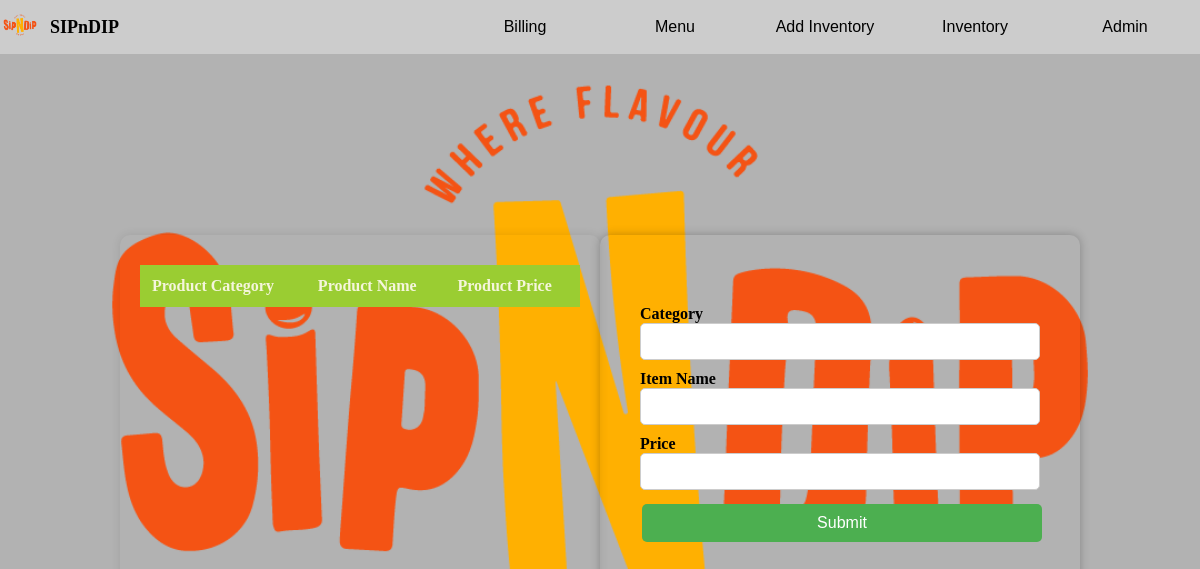
Before: /update_menu (signed in) with the older database file.
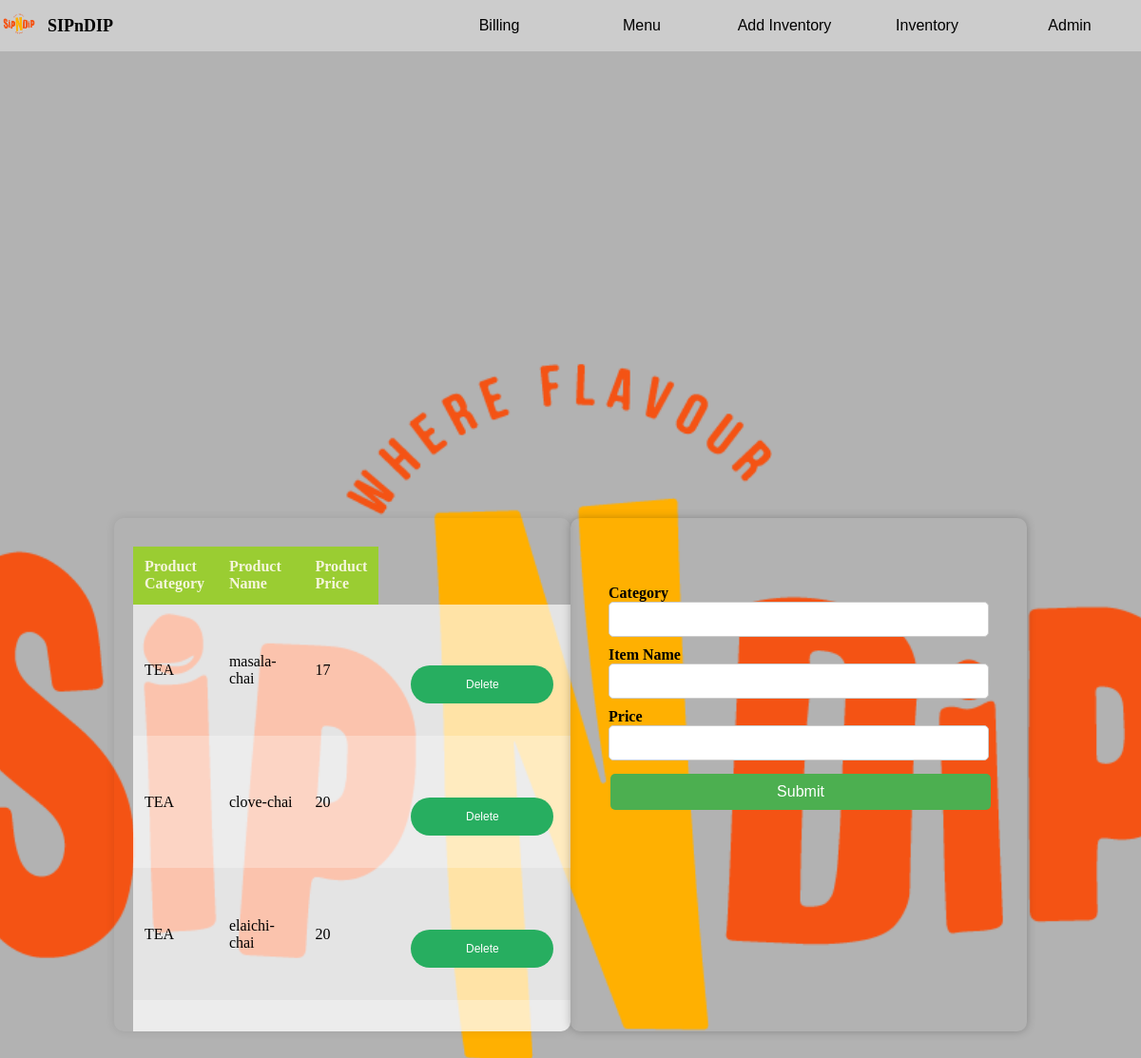
After: the same page with the newer database file.
### main.py (models this page shows, shortened)
class Menu(db.Model):
    id = db.Column(db.Integer, primary_key=True)
    product_category = db.Column(db.String(100))
    product_name = db.Column(db.String(100), unique=True)
    product_rate = db.Column(db.Integer)

### main.py (the view, shortened to what this page needs)
@app.route('/update_menu', methods=['POST', 'GET'])
@login_required
def update_menu():
    form = UpdateMenu()
    menu = Menu.query.all()
    return render_template('updatemenu.html', menu=menu, form=form)

### forms.py
class UpdateMenu(FlaskForm):
    Item = StringField('Item Name', validators=[DataRequired()])
    Category = StringField('Category', validators=[DataRequired()])
    Price = FloatField('Price', validators=[DataRequired(), NumberRange()])
    submit = SubmitField('Submit')

### main.py (called while the page is built)
@login_manager.user_loader
def load_user(user_id):
    return User.query.get(user_id)

### templates/updatemenu.html (shortened to what this page needs)
{% extends 'layout.html' %}
{% block content %}
    <div class="content-container">
        <section class="menu-section">
            <table>
                <thead>
                    <tr>
                        <th>Product Category</th>
                        <th>Product Name</th>
                        <th>Product Price</th>
                    </tr>
                </thead>
            <tbody>
                {% for item in menu %}
                   <tr>
                        <td>{{ item.product_category }}</td>
                        <td>{{ item.product_name }}</td>
                        <td>{{ item.product_rate }}</td>
                       <td>
                            <form method="POST" action="{{ url_for('delete_item', id=item.id) }}">
                                <button type="submit" class="delete-btn">Delete</button>
                            </form>
                        </td>
                    </tr>
                {% endfor %}
            </tbody>
            </table>
        </section>
        <section class="form-section">
            <form method="POST" id="menu-form">
                <div>
                    {{ form.Category.label }}
                    {{ form.Category }}
                </div>
                <div>
                    {{ form.Item.label }}
                    {{ form.Item }}
                </div>
                <div>
                    {{ form.Price.label }}
                    {{ form.Price }}
                </div>
                <div>
               {{ form.submit(style="color: white; background-color: #4CAF50; border: none; padding: 10px 20px; text-align: center; text-decoration: none; display: inline-block; font-size: 16px; margin: 4px 2px; cursor: pointer; border-radius: 5px;") }}
                </div>
            </form>
        </section>
    </div>
{% endblock %}

Changed rows visible on the page:
added Menu: product_category "TEA", product_name "masala-chai", product_rate "17"
added Menu: product_category "TEA", product_name "clove-chai", product_rate "20"
added Menu: product_category "TEA", product_name "elaichi-chai", product_rate "20"
